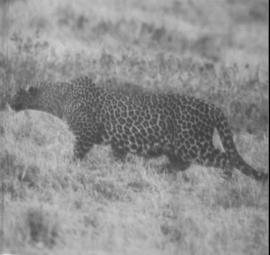
%> input picture dataset/cheetah.bmp, 270 x 255 px
$ octave naive-bayes.m   (GNU Octave 9; MATLAB toolbox functions it lacks are replaced by stand-ins)
%> lines starting %> are read from the running program, lines starting %| are printed output that depends on the picture; in (x1, y1, x2, y2) boxes, pixels count from 0 and x2, y2 are one past the last pixel; in counts of white or black regions, pixels touching at a corner belong together; the program's own positions count from 1
clear
clc

% we first deal with the training data sets
load("TrainingSamplesDCT_8.mat");   % load the training data sets
M_cheetah = CreateHisto(TrainsampleDCT_FG); % the training data set of cheetah
M_grass = CreateHisto(TrainsampleDCT_BG); % the training data set of grass
[m_cheetah, ~] = size(TrainsampleDCT_FG);   % the size of the training data set of cheetah
[m_grass, ~] = size(TrainsampleDCT_BG); % the size of the training data set of cheetah
P_cheetah = m_cheetah / (m_cheetah + m_grass);  % the probability of cheetah
P_grass = m_grass / (m_cheetah + m_grass); % the probability of grass
H_cheetah = histogram(M_cheetah, "Normalization","probability");    % create a histogram of cheetah
hold on
posMax = 25;    % there is no data after x = 25
Y_cheetah = zeros(1, posMax);   % store in a vector
Y_cheetah(1, 2 : end) = H_cheetah.Values(1, 1 : posMax - 1);
P_X_cheetah = Y_cheetah * P_cheetah;    % P(x, cheetah)
H_grass = histogram(M_grass, "Normalization","probability");    % create a histogram of grass
title("Probability of Cheetah vs. Probability of Grass");
Y_grass = zeros(1, posMax); % store in a vector
Y_grass(1, 2 : 18) = H_grass.Values(1, 1 : end);
P_X_grass = Y_grass * P_grass;  % P(x, grass)


maskTable = zeros(1, posMax);

for i = 1 : posMax
    if P_X_cheetah(i) > P_X_grass(i)
        maskTable(i) = 1;
    else
        maskTable(i) = 0;
    end
end

img = imread("cheetah.bmp");
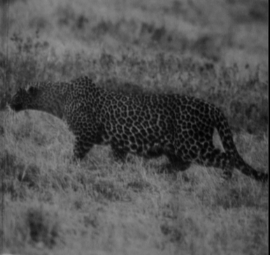
%> img: size 255x270 uint8; min 0, max 149, mean 82.8
img = im2double(img);
%> img: size 255x270 double
[m, n] = size(img); % row = 255, column = 270
%> m = 255; n = 270
img_answer = imread("cheetah_mask.bmp");
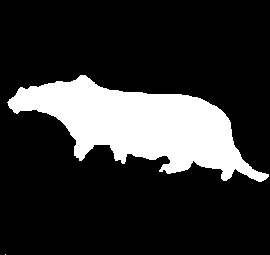
%> input picture dataset/cheetah_mask.bmp, 270 x 255 px
%> img_answer is the input picture: size 255x270 uint8; 19.2% white; 2 white regions (1 under 20 px), largest, box (x1, y1, x2, y2) and area: (7, 75, 269, 182) 13208
img_answer = im2gray(img_answer);

% padding the image
I = zeros(m + 7, n + 7);
I(1:m, 1:n) = img;
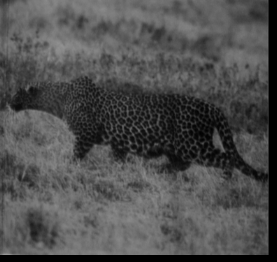
%> I: size 262x277 double; min 0, max 0.584, mean 0.308

% the zigzag map
ZigZagM = [0   1   5   6  14  15  27  28;
        2   4   7  13  16  26  29  42;
        3   8  12  17  25  30  41  43;
        9  11  18  24  31  40  44  53;
        10  19  23  32  39  45  52  54;
        20  22  33  38  46  51  55  60;
        21  34  37  47  50  56  59  61;
        35  36  48  49  57  58  62  63];
ZigZagV = ZigZagM(:);

% use sliding window method to perform dct2
X = zeros(m, n);

for i = 1 : m
    for j = 1 : n
        Block = I(i : i + 7, j : j + 7);
        Block_DCT = dct2(Block, 8, 8);
        V = abs(Block_DCT(:));
        V_descend = sort(V, "descend");
        val = V_descend(2);
        index = find(V == val);
        x = ZigZagV(index);
        X(i, j) = x(1);
    end
end
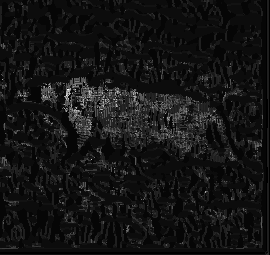
%> X: size 255x270 double; min 0, max 41, mean 3.3; drawn with min black and max white
H_X = histogram(X, "Normalization","probability");
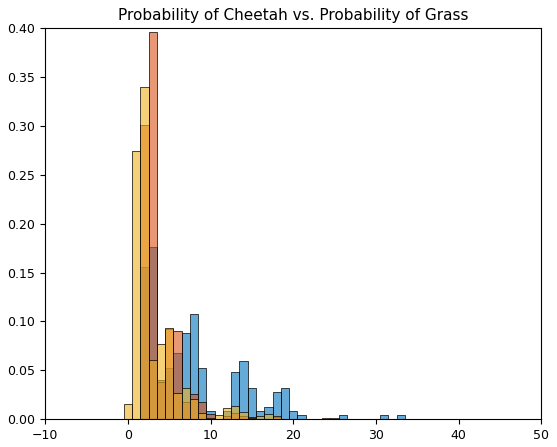
%> figure redrawn from the program's plot data; tallest bar 0.176 high, from x = 2.5 to 3.5; tallest bar 0.396 high, from x = 2.5 to 3.5; tallest bar 0.34 high, from x = 1.5 to 2.5

mask = zeros(m, n);
for i = 1 : m
    for j = 1 : n
        pos = X(i, j);
        if 1 <= pos && pos <= 25
            mask(i, j) = maskTable(pos);
        end
    end
end
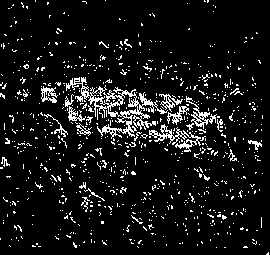
%> mask: size 255x270 double; values 0 (black) and 1 (white), 8.6% white in thin lines or dots

img_mask = mat2gray(mask);

% compare the result with the answer
subplot(1, 2, 1), imshow(img_answer), title('Idea Mask');
subplot(1, 2, 2), imshow(img_mask), title('My Result');

% change the answer to 0s and 1s
for i = 1 : m
    for j = 1 : n
        bit = img_answer(i, j);
        if bit == 255
            img_answer(i, j) = 1;
        end
    end
end
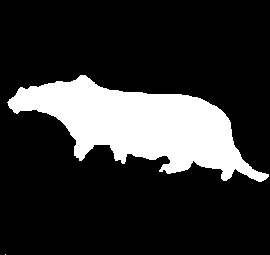
%> img_answer: size 255x270 uint8; values 0 (black) and 1 (white), 19.2% white; 2 white regions (1 under 20 px), largest, box (x1, y1, x2, y2) and area: (7, 75, 269, 182) 13208

error = 0;
for i = 1 : m
    for j = 1 : n
        a = img_answer(i, j);
        b = img_mask(i, j);
        if a ~= b
            error = error + 1;
        end
    end
end
%> after the loop, error = 12458
e = error / (m * n)
%> e = 0.181

% analysize training data sets function
function H = CreateHisto(M)
    [m, ~] = size(M);
    H = zeros(m, 1);
    for i = 1 : m
        v = abs(M(i, :));
        v_descend = sort(v, "descend");
        val = v_descend(2);
        index = find(v == val);
        H(i) = index;
    end
end
